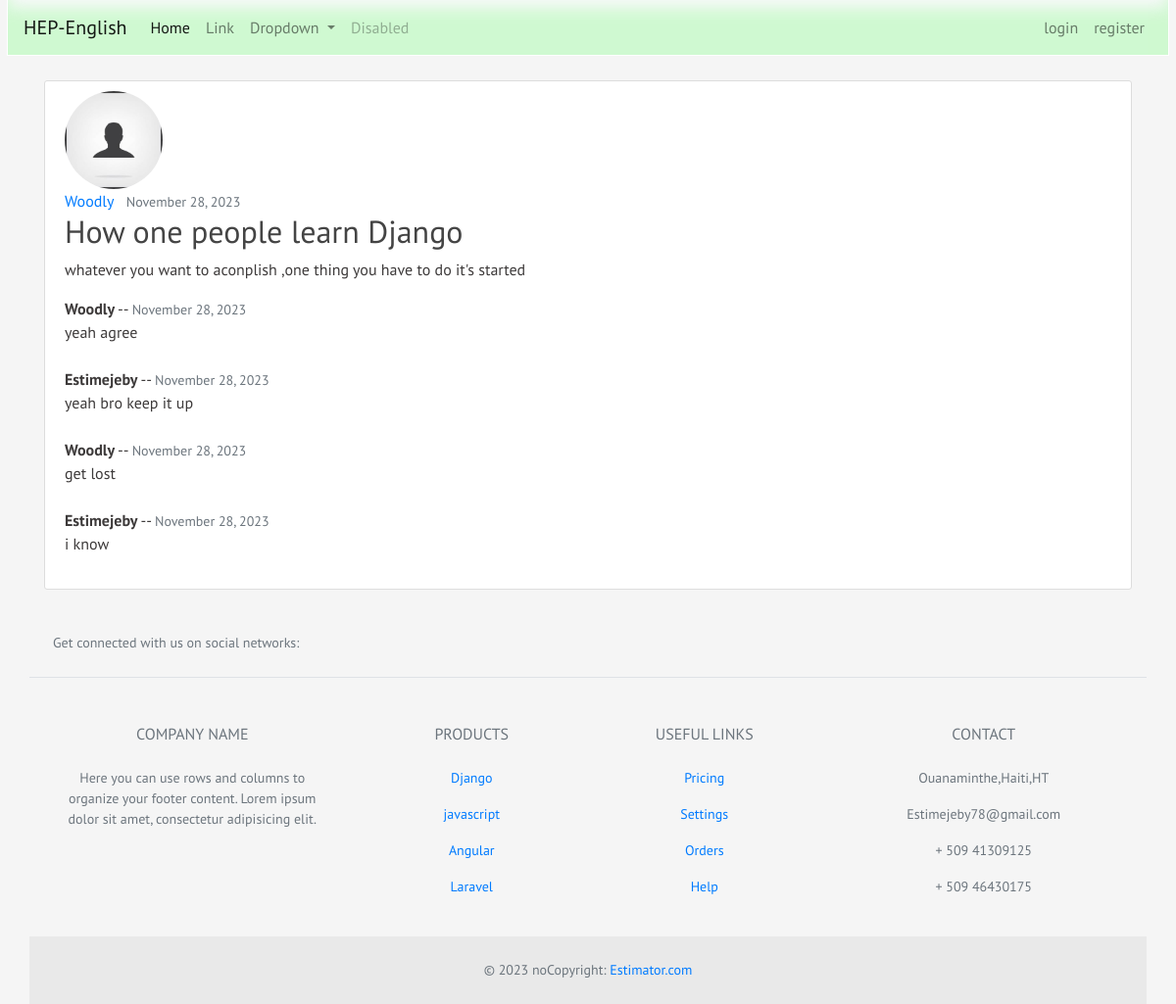
/post/5/, run on the app's committed database.
### home/models.py (models this page shows, shortened)
class Post(models.Model):
    title = models.CharField(max_length=50)
    content= models.TextField()
    date_posted= models.DateTimeField(default=timezone.now)
    author = models.ForeignKey(User, on_delete=models.CASCADE)

class Comment(models.Model):
    post = models.ForeignKey(Post, related_name="Comments", on_delete=models.CASCADE)
    name = models.ForeignKey(User, on_delete=models.CASCADE, default=True ,db_constraint=False, null=False)
    body = models.TextField()
    date_added = models.DateTimeField(auto_now_add=True)

### users/models.py (models this page shows, shortened)
class Profile(models.Model):
    user = models.OneToOneField(User, on_delete=models.CASCADE)
    image = models.ImageField(default='default.jpg', upload_to='profile_pics')

### home/views.py (the view)
# urls.py: path('post/<int:pk>/', PostDetailView.as_view(), name='post-detail'),
class PostDetailView(DetailView):
    model = Post
    template_name = 'blog/post_detail.html'

### home/templates/blog/post_detail.html (shortened to what this page needs)
{% extends "blog/base.html" %}
{% block content %}
  <article class="content-section">
    <img class="rounded-circle article-img style="width='100px' height='100px'"" src="{{ object.author.profile.image.url }}">
    <div class="media-body">
      <div class="article-metadata">
        <a class="mr-2" href="{% url 'user-posts' object.author.username %}">{{ object.author }}</a>
        <small class="text-muted">{{ object.date_posted|date:"F d, Y" }}</small>
      </div>
      <h2 class="article-title">{{ object.title }}</h2>
      <p class="article-content">{{ object.content }}</p>
    </div>
    <div>
      {% if user.is_authenticated %}
     <div class="actionUser">
        <a href=""><svg xmlns="http://www.w3.org/2000/svg" width="20" height="20" fill="currentColor" class="bi bi-hand-thumbs-up" viewBox="0 0 16 16">
          <path d="M8.864.046C7.908-.193 7.02.53 6.956 1.466c-.072 1.051-.23 2.016-.428 2.59-.125.36-.479 1.013-1.04 1.639-.557.623-1.282 1.178-2.131 1.41C2.685 7.288 2 7.87 2 8.72v4.001c0 .845.682 1.464 1.448 1.545 1.07.114 1.564.415 2.068.723l.048.03c.272.165.578.348.97.484.397.136.861.217 1.466.217h3.5c.937 0 1.599-.477 1.934-1.064a1.86 1.86 0 0 0 .254-.912c0-.152-.023-.312-.077-.464.201-.263.38-.578.488-.901.11-.33.172-.762.004-1.149.069-.13.12-.269.159-.403.077-.27.113-.568.113-.857 0-.288-.036-.585-.113-.856a2.144 2.144 0 0 0-.138-.362 1.9 1.9 0 0 0 .234-1.734c-.206-.592-.682-1.1-1.2-1.272-.847-.282-1.803-.276-2.516-.211a9.84 9.84 0 0 0-.443.05 9.365 9.365 0 0 0-.062-4.509A1.38 1.38 0 0 0 9.125.111zM11.5 14.721H8c-.51 0-.863-.069-1.14-.164-.281-.097-.506-.228-.776-.393l-.04-.024c-.555-.339-1.198-.731-2.49-.868-.333-.036-.554-.29-.554-.55V8.72c0-.254.226-.543.62-.65 1.095-.3 1.977-.996 2.614-1.708.635-.71 1.064-1.475 1.238-1.978.243-.7.407-1.768.482-2.85.025-.362.36-.594.667-.518l.262.066c.16.04.258.143.288.255a8.34 8.34 0 0 1-.145 4.725.5.5 0 0 0 .595.644l.003-.001.014-.003.058-.014a8.908 8.908 0 0 1 1.036-.157c.663-.06 1.457-.054 2.11.164.175.058.45.3.57.65.107.308.087.67-.266 1.022l-.353.353.353.354c.043.043.105.141.154.315.048.167.075.37.075.581 0 .212-.027.414-.075.582-.05.174-.111.272-.154.315l-.353.353.353.354c.047.047.109.177.005.488a2.224 2.224 0 0 1-.505.805l-.353.353.353.354c.006.005.041.05.041.17a.866.866 0 0 1-.121.416c-.165.288-.503.56-1.066.56z"/>
        </svg></a>
        <a href="{% url 'addComment' post.id %}"><svg xmlns="http://www.w3.org/2000/svg" width="20" height="20" fill="currentColor" class="bi bi-chat" viewBox="0 0 16 16">
          <path d="M2.678 11.894a1 1 0 0 1 .287.801 10.97 10.97 0 0 1-.398 2c1.395-.323 2.247-.697 2.634-.893a1 1 0 0 1 .71-.074A8.06 8.06 0 0 0 8 14c3.996 0 7-2.807 7-6 0-3.192-3.004-6-7-6S1 4.808 1 8c0 1.468.617 2.83 1.678 3.894m-.493 3.905a21.682 21.682 0 0 1-.713.129c-.2.032-.352-.176-.273-.362a9.68 9.68 0 0 0 .244-.637l.003-.01c.248-.72.45-1.548.524-2.319C.743 11.37 0 9.76 0 8c0-3.866 3.582-7 8-7s8 3.134 8 7-3.582 7-8 7a9.06 9.06 0 0 1-2.347-.306c-.52.263-1.639.742-3.468 1.105z"/>
        </svg></a>
        <a href=""><svg xmlns="http://www.w3.org/2000/svg" width="20" height="20" fill="currentColor" class="bi bi-hand-thumbs-down" viewBox="0 0 16 16">
          <path d="M8.864 15.674c-.956.24-1.843-.484-1.908-1.42-.072-1.05-.23-2.015-.428-2.59-.125-.36-.479-1.012-1.04-1.638-.557-.624-1.282-1.179-2.131-1.41C2.685 8.432 2 7.85 2 7V3c0-.845.682-1.464 1.448-1.546 1.07-.113 1.564-.415 2.068-.723l.048-.029c.272-.166.578-.349.97-.484C6.931.08 7.395 0 8 0h3.5c.937 0 1.599.478 1.934 1.064.164.287.254.607.254.913 0 .152-.023.312-.077.464.201.262.38.577.488.9.11.33.172.762.004 1.15.069.13.12.268.159.403.077.27.113.567.113.856 0 .289-.036.586-.113.856-.035.12-.08.244-.138.363.394.571.418 1.2.234 1.733-.206.592-.682 1.1-1.2 1.272-.847.283-1.803.276-2.516.211a9.877 9.877 0 0 1-.443-.05 9.364 9.364 0 0 1-.062 4.51c-.138.508-.55.848-1.012.964zM11.5 1H8c-.51 0-.863.068-1.14.163-.281.097-.506.229-.776.393l-.04.025c-.555.338-1.198.73-2.49.868-.333.035-.554.29-.554.55V7c0 .255.226.543.62.65 1.095.3 1.977.997 2.614 1.709.635.71 1.064 1.475 1.238 1.977.243.7.407 1.768.482 2.85.025.362.36.595.667.518l.262-.065c.16-.04.258-.144.288-.255a8.34 8.34 0 0 0-.145-4.726.5.5 0 0 1 .595-.643h.003l.014.004.058.013a8.912 8.912 0 0 0 1.036.157c.663.06 1.457.054 2.11-.163.175-.059.45-.301.57-.651.107-.308.087-.67-.266-1.021L12.793 7l.353-.354c.043-.042.105-.14.154-.315.048-.167.075-.37.075-.581 0-.211-.027-.414-.075-.581-.05-.174-.111-.273-.154-.315l-.353-.354.353-.354c.047-.047.109-.176.005-.488a2.224 2.224 0 0 0-.505-.804l-.353-.354.353-.354c.006-.005.041-.05.041-.17a.866.866 0 0 0-.121-.415C12.4 1.272 12.063 1 11.5 1"/>
        </svg></a>
      </div>
      <br>
        {% if not post.Comments.all %}
            No Comments yet ...<a href="{% url 'addComment' post.id %}">Add One</a>
        {% else %}
          {% for comment in post.Comments.all %}
              <strong>{{ comment.name }}</strong> --<small class="text-muted"> {{ comment.date_added|date:"F d, Y"}}</small>
                <br>
                {{ comment.body }}
                <br>
                <br>
          {% endfor %}
        {% endif %}
      {% else %}
        {% for comment in post.Comments.all %}
          <strong>{{ comment.name }}</strong> -- <small class="text-muted">{{ comment.date_added|date:"F d, Y"}}</small>
            <br>
            {{ comment.body }}
            <br>
            <br>
        {% endfor %}
      {% endif %}
    </div>
  </article>
{% endblock content %}

### home/templates/blog/base.html (shortened to what this page needs)
<!DOCTYPE html>
<html lang="en">
<head>
    <link rel="stylesheet" href="https://cdn.jsdelivr.net/npm/bootstrap@4.0.0/dist/css/bootstrap.min.css">
    {% load static %}
    <link rel="stylesheet"  href="{% static 'css/main.css' %}">
</head>
<body>
    <header>
        <nav class="navbar navbar-expand-lg navbar-light bg-light shadow-sm fixed-top">
            <a class="navbar-brand" href="#">HEP-English</a>
            <div class="collapse navbar-collapse" id="navbarSupportedContent">
              <ul class="navbar-nav mr-auto">
                <li class="nav-item active">
                  <a class="nav-link" href="{% url 'blog-home' %}">Home <span class="sr-only">(current)</span></a>
                </li>
                <li class="nav-item">
                  <a class="nav-link" href="#">Link</a>
                </li>
                <li class="nav-item dropdown">
                  <a class="nav-link dropdown-toggle" href="#" id="navbarDropdown" role="button" data-toggle="dropdown" aria-haspopup="true" aria-expanded="false">
                    Dropdown
                  </a>
                </li>
                <li class="nav-item">
                  <a class="nav-link disabled" href="#">Disabled</a>
                </li>
              </ul>
              <div class="users">
                <ul class="navbar-nav mr-auto">
                  {% if user.is_authenticated %}
                  <li class="nav-item">
                    <a class="nav-link" href="{% url 'post-create' %}">new-post</a>
                  </li>
                  <li class="nav-item">
                    <a class="nav-link" href="{% url 'profile' %}">Profile</a>
                  </li>
                  <li class="nav-item">
                    <a class="nav-link" href="{% url 'logout' %}">logout</a>
                  </li>
                  {% else %}
                  <li class="nav-item">
                    <a class="nav-link" href="{% url 'login' %}">login</a>
                  </li>
                  <li class="nav-item">
                    <a class="nav-link " href="{% url 'register' %}">register</a>
                  </li>
                  {% endif %}
                </ul>
              </div>
            </div>
          </nav>
    </header>
    <main role="main" class="container mt-5  pt-4 ">
      <div class="row">
        <div class="col-md">
          <div class="mt-2 ">
            {% block content %}
            {% endblock %}
          </div>
        </div>
<footer class="text-center text-lg-start bg-blue text-muted">
  <section class="d-flex justify-content-center justify-content-lg-between p-4 border-bottom">
    <div class="me-5 d-none d-lg-block">
      <span>Get connected with us on social networks:</span>
    </div>
  </section>
  <section class="">
    <div class="container text-center text-md-start mt-5">
      <div class="row mt-3">
        <div class="col-md-3 col-lg-4 col-xl-3 mx-auto mb-4">
          <h6 class="text-uppercase fw-bold mb-4">
            Company name
          </h6>
          <p>
            Here you can use rows and columns to organize your footer content. Lorem ipsum
            dolor sit amet, consectetur adipisicing elit.
          </p>
        </div>
        <div class="col-md-2 col-lg-2 col-xl-2 mx-auto mb-4">
          <h6 class="text-uppercase fw-bold mb-4">
            Products
          </h6>
          <p>
            <a href="#!" class="text-reset">Django</a>
          </p>
          <p>
            <a href="#!" class="text-reset">javascript</a>
          </p>
          <p>
            <a href="#!" class="text-reset">Angular</a>
          </p>
          <p>
            <a href="#!" class="text-reset">Laravel</a>
          </p>
        </div>
        <div class="col-md-3 col-lg-2 col-xl-2 mx-auto mb-4">
          <h6 class="text-uppercase fw-bold mb-4">
            Useful links
          </h6>
          <p>
            <a href="#!" class="text-reset">Pricing</a>
          </p>
          <p>
            <a href="#!" class="text-reset">Settings</a>
          </p>
          <p>
            <a href="#!" class="text-reset">Orders</a>
          </p>
          <p>
            <a href="#!" class="text-reset">Help</a>
          </p>
        </div>
        <div class="col-md-4 col-lg-3 col-xl-3 mx-auto mb-md-0 mb-4">
          <h6 class="text-uppercase fw-bold mb-4">Contact</h6>
          <p> Ouanaminthe,Haiti,HT</p>
          <p>
            Estimejeby78@gmail.com
          </p>
          <p> + 509 41309125</p>
          <p> + 509 46430175</p>
        </div>
      </div>
    </div>
  </section>
  <div class="text-center p-4" style="background-color: rgba(0, 0, 0, 0.05);">
    © 2023 noCopyright:
    <a class="text-reset fw-bold" href="">Estimator.com</a>
  </div>
</footer>
    </main>
</body>
</html>

### home/static/css/main.css (style rules this page uses)
* { margin:0; padding: 0; }
body { background: whitesmoke; color: #3d3a3a; font-family: 'PT Sans', sans-serif; }
.navbar { margin:0px 8px 0px 8px; box-shadow: inset 0 -3em 1em rgba(113, 248, 113, 0.3), 0 0 0 1px white; }
.navbar-nav { display:flex; }
ul { text-decoration: none; list-style: none; }
.article-title { color: #444444; text-decoration: none; }
.content-section { background: #ffffff; padding: 10px 20px; border: 1px solid #dddddd; border-radius: 3px; margin-top: 10px; margin-bottom: 20px; }
.text-muted { font-size: 14px; }

### data on the page
Post: author.profile.image (placeholder picture), author "Woodly", date_posted "November 28, 2023", title "How one people learn Django", content "whatever you want to aconplish ,one thing you have to do it's started"
Comment: name "Woodly", date_added "November 28, 2023", body "yeah agree"
Comment: name "Estimejeby", date_added "November 28, 2023", body "yeah bro keep it up"
Comment: name "Woodly", date_added "November 28, 2023", body "get lost"
Comment: name "Estimejeby", date_added "November 28, 2023", body "i know"
